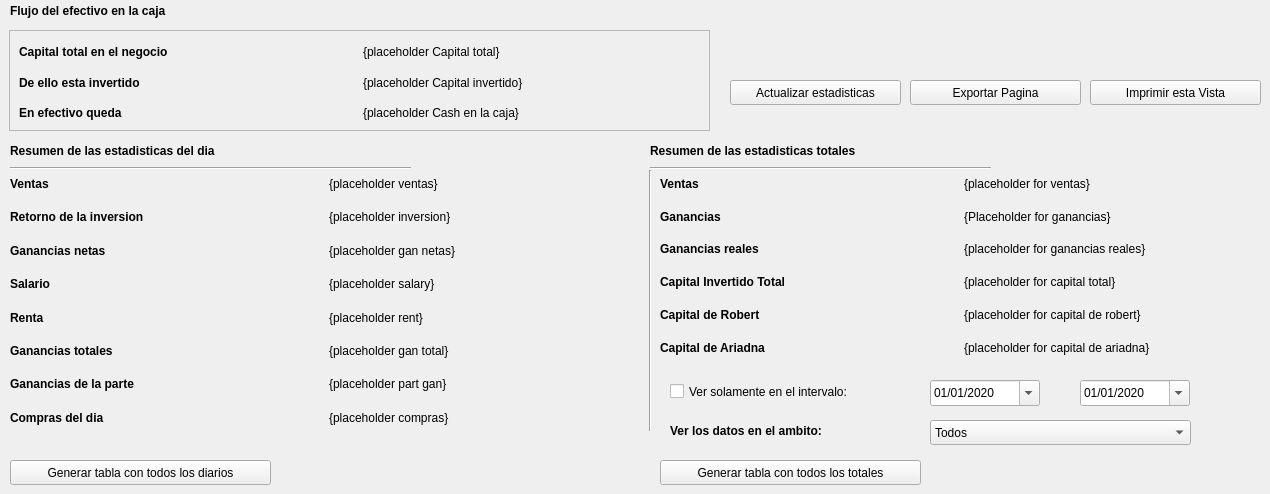
    <widget class="QWidget" name="tab_3">
     <attribute name="title">
      <string>Estadisticas</string>
     </attribute>
     <widget class="QWidget" name="verticalLayoutWidget">
      <property name="geometry">
       <rect>
        <x>660</x>
        <y>170</y>
        <width>601</width>
        <height>191</height>
       </rect>
      </property>
      <layout class="QVBoxLayout" name="verticalLayout">
       <item>
        <layout class="QHBoxLayout" name="horizontalLayout_12">
         <item>
          <widget class="QLabel" name="label_33">
           <property name="font">
            <font>
             <weight>75</weight>
             <bold>true</bold>
            </font>
           </property>
           <property name="text">
            <string>Ventas</string>
           </property>
          </widget>
         </item>
         <item>
          <widget class="QLabel" name="label_34">
           <property name="text">
            <string>{placeholder for ventas}</string>
           </property>
          </widget>
         </item>
        </layout>
       </item>
       <item>
        <layout class="QHBoxLayout" name="horizontalLayout_14">
         <item>
          <widget class="QLabel" name="label_37">
           <property name="font">
            <font>
             <weight>75</weight>
             <bold>true</bold>
            </font>
           </property>
           <property name="text">
            <string>Ganancias</string>
           </property>
          </widget>
         </item>
         <item>
          <widget class="QLabel" name="label_38">
           <property name="text">
            <string>{Placeholder for ganancias}</string>
           </property>
          </widget>
         </item>
        </layout>
       </item>
       <item>
        <layout class="QHBoxLayout" name="horizontalLayout_21">
         <item>
          <widget class="QLabel" name="label_41">
           <property name="font">
            <font>
             <weight>75</weight>
             <bold>true</bold>
            </font>
           </property>
           <property name="text">
            <string>Ganancias reales</string>
           </property>
          </widget>
         </item>
         <item>
          <widget class="QLabel" name="label_42">
           <property name="text">
            <string>{placeholder for ganancias reales}</string>
           </property>
          </widget>
         </item>
        </layout>
       </item>
       <item>
        <layout class="QHBoxLayout" name="horizontalLayout_16">
         <item>
          <widget class="QLabel" name="label_39">
           <property name="font">
            <font>
             <weight>75</weight>
             <bold>true</bold>
            </font>
           </property>
           <property name="text">
            <string>Capital Invertido Total</string>
           </property>
          </widget>
         </item>
         <item>
          <widget class="QLabel" name="label_40">
           <property name="text">
            <string>{placeholder for capital total}</string>
           </property>
          </widget>
         </item>
        </layout>
       </item>
       <item>
        <layout class="QHBoxLayout" name="horizontalLayout_22">
         <item>
          <widget class="QLabel" name="label_43">
           <property name="font">
            <font>
             <weight>75</weight>
             <bold>true</bold>
            </font>
           </property>
           <property name="text">
            <string>Capital de Robert</string>
           </property>
          </widget>
         </item>
         <item>
          <widget class="QLabel" name="label_44">
           <property name="text">
            <string>{placeholder for capital de robert}</string>
           </property>
          </widget>
         </item>
        </layout>
       </item>
       <item>
        <layout class="QHBoxLayout" name="horizontalLayout_13">
         <item>
          <widget class="QLabel" name="label_35">
           <property name="font">
            <font>
             <weight>75</weight>
             <bold>true</bold>
            </font>
           </property>
           <property name="text">
            <string>Capital de Ariadna</string>
           </property>
          </widget>
         </item>
         <item>
          <widget class="QLabel" name="label_36">
           <property name="text">
            <string>{placeholder for capital de ariadna}</string>
           </property>
          </widget>
         </item>
        </layout>
       </item>
      </layout>
     </widget>
     <widget class="QLabel" name="label_45">
      <property name="geometry">
       <rect>
        <x>10</x>
        <y>140</y>
        <width>251</width>
        <height>21</height>
       </rect>
      </property>
      <property name="font">
       <font>
        <weight>75</weight>
        <bold>true</bold>
       </font>
      </property>
      <property name="text">
       <string>Resumen de las estadisticas del dia</string>
      </property>
     </widget>
     <widget class="QWidget" name="verticalLayoutWidget_2">
      <property name="geometry">
       <rect>
        <x>10</x>
        <y>170</y>
        <width>631</width>
        <height>261</height>
       </rect>
      </property>
      <layout class="QVBoxLayout" name="verticalLayout_2">
       <item>
        <layout class="QHBoxLayout" name="horizontalLayout_24">
         <item>
          <widget class="QLabel" name="label_48">
           <property name="font">
            <font>
             <weight>75</weight>
             <bold>true</bold>
            </font>
           </property>
           <property name="text">
            <string>Ventas</string>
           </property>
          </widget>
         </item>
         <item>
          <widget class="QLabel" name="label_49">
           <property name="text">
            <string>{placeholder ventas}</string>
           </property>
          </widget>
         </item>
        </layout>
       </item>
       <item>
        <layout class="QHBoxLayout" name="horizontalLayout_23">
         <item>
          <widget class="QLabel" name="label_46">
           <property name="font">
            <font>
             <weight>75</weight>
             <bold>true</bold>
            </font>
           </property>
           <property name="text">
            <string>Retorno de la inversion</string>
           </property>
          </widget>
         </item>
         <item>
          <widget class="QLabel" name="label_47">
           <property name="text">
            <string>{placeholder inversion}</string>
           </property>
          </widget>
         </item>
        </layout>
       </item>
       <item>
        <layout class="QHBoxLayout" name="horizontalLayout_41">
         <item>
          <widget class="QLabel" name="label_52">
           <property name="font">
            <font>
             <weight>75</weight>
             <bold>true</bold>
            </font>
           </property>
           <property name="text">
            <string>Ganancias netas</string>
           </property>
          </widget>
         </item>
         <item>
          <widget class="QLabel" name="label_59">
           <property name="text">
            <string>{placeholder gan netas}</string>
           </property>
          </widget>
         </item>
        </layout>
       </item>
       <item>
        <layout class="QHBoxLayout" name="horizontalLayout_42">
         <item>
          <widget class="QLabel" name="label_60">
           <property name="font">
            <font>
             <weight>75</weight>
             <bold>true</bold>
            </font>
           </property>
           <property name="text">
            <string>Salario</string>
           </property>
          </widget>
         </item>
         <item>
          <widget class="QLabel" name="label_61">
           <property name="text">
            <string>{placeholder salary}</string>
           </property>
          </widget>
         </item>
        </layout>
       </item>
       <item>
        <layout class="QHBoxLayout" name="horizontalLayout_6">
         <item>
          <widget class="QLabel" name="label_16">
           <property name="font">
            <font>
             <weight>75</weight>
             <bold>true</bold>
            </font>
           </property>
           <property name="text">
            <string>Renta</string>
           </property>
          </widget>
         </item>
         <item>
          <widget class="QLabel" name="label_17">
           <property name="text">
            <string>{placeholder rent}</string>
           </property>
          </widget>
         </item>
        </layout>
       </item>
       <item>
        <layout class="QHBoxLayout" name="horizontalLayout_43">
         <item>
          <widget class="QLabel" name="label_62">
           <property name="font">
            <font>
             <weight>75</weight>
             <bold>true</bold>
            </font>
           </property>
           <property name="text">
            <string>Ganancias totales</string>
           </property>
          </widget>
         </item>
         <item>
          <widget class="QLabel" name="label_63">
           <property name="text">
            <string>{placeholder gan total}</string>
           </property>
          </widget>
         </item>
        </layout>
       </item>
       <item>
        <layout class="QHBoxLayout" name="horizontalLayout_44">
         <item>
          <widget class="QLabel" name="label_64">
           <property name="font">
            <font>
             <weight>75</weight>
             <bold>true</bold>
            </font>
           </property>
           <property name="text">
            <string>Ganancias de la parte</string>
           </property>
          </widget>
         </item>
         <item>
          <widget class="QLabel" name="label_65">
           <property name="text">
            <string>{placeholder part gan}</string>
           </property>
          </widget>
         </item>
        </layout>
       </item>
       <item>
        <layout class="QHBoxLayout" name="horizontalLayout_25">
         <item>
          <widget class="QLabel" name="label_50">
           <property name="font">
            <font>
             <weight>75</weight>
             <bold>true</bold>
            </font>
           </property>
           <property name="text">
            <string>Compras del dia</string>
           </property>
          </widget>
         </item>
         <item>
          <widget class="QLabel" name="label_51">
           <property name="text">
            <string>{placeholder compras}</string>
           </property>
          </widget>
         </item>
        </layout>
       </item>
      </layout>
     </widget>
     <widget class="QPushButton" name="pushButton">
      <property name="geometry">
       <rect>
        <x>730</x>
        <y>80</y>
        <width>171</width>
        <height>25</height>
       </rect>
      </property>
      <property name="text">
       <string>Actualizar estadisticas</string>
      </property>
     </widget>
     <widget class="QDateEdit" name="dateEdit">
      <property name="geometry">
       <rect>
        <x>930</x>
        <y>380</y>
        <width>110</width>
        <height>26</height>
       </rect>
      </property>
      <property name="displayFormat">
       <string>dd/MM/yyyy</string>
      </property>
      <property name="calendarPopup">
       <bool>true</bool>
      </property>
      <property name="date">
       <date>
        <year>2020</year>
        <month>1</month>
        <day>1</day>
       </date>
      </property>
     </widget>
     <widget class="QDateEdit" name="dateEdit_2">
      <property name="geometry">
       <rect>
        <x>1080</x>
        <y>380</y>
        <width>110</width>
        <height>26</height>
       </rect>
      </property>
      <property name="displayFormat">
       <string>dd/MM/yyyy</string>
      </property>
      <property name="calendarPopup">
       <bool>true</bool>
      </property>
      <property name="date">
       <date>
        <year>2020</year>
        <month>1</month>
        <day>1</day>
       </date>
      </property>
     </widget>
     <widget class="Line" name="line_4">
      <property name="geometry">
       <rect>
        <x>640</x>
        <y>170</y>
        <width>20</width>
        <height>261</height>
       </rect>
      </property>
      <property name="orientation">
       <enum>Qt::Vertical</enum>
      </property>
     </widget>
     <widget class="Line" name="line_5">
      <property name="geometry">
       <rect>
        <x>10</x>
        <y>160</y>
        <width>401</width>
        <height>16</height>
       </rect>
      </property>
      <property name="orientation">
       <enum>Qt::Horizontal</enum>
      </property>
     </widget>
     <widget class="QLabel" name="label_66">
      <property name="geometry">
       <rect>
        <x>650</x>
        <y>140</y>
        <width>251</width>
        <height>21</height>
       </rect>
      </property>
      <property name="font">
       <font>
        <weight>75</weight>
        <bold>true</bold>
       </font>
      </property>
      <property name="text">
       <string>Resumen de las estadisticas totales</string>
      </property>
     </widget>
     <widget class="Line" name="line_6">
      <property name="geometry">
       <rect>
        <x>650</x>
        <y>160</y>
        <width>341</width>
        <height>16</height>
       </rect>
      </property>
      <property name="orientation">
       <enum>Qt::Horizontal</enum>
      </property>
     </widget>
     <widget class="QCheckBox" name="checkBox">
      <property name="geometry">
       <rect>
        <x>670</x>
        <y>380</y>
        <width>231</width>
        <height>23</height>
       </rect>
      </property>
      <property name="text">
       <string>Ver solamente en el intervalo:</string>
      </property>
     </widget>
     <widget class="QPushButton" name="pushButton_2">
      <property name="geometry">
       <rect>
        <x>660</x>
        <y>460</y>
        <width>261</width>
        <height>25</height>
       </rect>
      </property>
      <property name="text">
       <string>Generar tabla con todos los totales</string>
      </property>
     </widget>
     <widget class="QPushButton" name="pushButton_3">
      <property name="geometry">
       <rect>
        <x>10</x>
        <y>460</y>
        <width>261</width>
        <height>25</height>
       </rect>
      </property>
      <property name="text">
       <string>Generar tabla con todos los diarios</string>
      </property>
     </widget>
     <widget class="QLabel" name="label_67">
      <property name="geometry">
       <rect>
        <x>670</x>
        <y>420</y>
        <width>251</width>
        <height>21</height>
       </rect>
      </property>
      <property name="font">
       <font>
        <weight>75</weight>
        <bold>true</bold>
       </font>
      </property>
      <property name="text">
       <string>Ver los datos en el ambito: </string>
      </property>
     </widget>
     <widget class="QComboBox" name="comboBox">
      <property name="geometry">
       <rect>
        <x>930</x>
        <y>420</y>
        <width>261</width>
        <height>25</height>
       </rect>
      </property>
      <item>
       <property name="text">
        <string>Todos</string>
       </property>
      </item>
      <item>
       <property name="text">
        <string>Diario</string>
       </property>
      </item>
      <item>
       <property name="text">
        <string>Semanal</string>
       </property>
      </item>
      <item>
       <property name="text">
        <string>Mensual</string>
       </property>
      </item>
      <item>
       <property name="text">
        <string>Anual</string>
       </property>
      </item>
     </widget>
     <widget class="QFrame" name="frame">
      <property name="geometry">
       <rect>
        <x>9</x>
        <y>30</y>
        <width>701</width>
        <height>101</height>
       </rect>
      </property>
      <property name="frameShape">
       <enum>QFrame::StyledPanel</enum>
      </property>
      <property name="frameShadow">
       <enum>QFrame::Raised</enum>
      </property>
      <widget class="QWidget" name="verticalLayoutWidget_3">
       <property name="geometry">
        <rect>
         <x>10</x>
         <y>10</y>
         <width>681</width>
         <height>85</height>
        </rect>
       </property>
       <layout class="QVBoxLayout" name="verticalLayout_5">
        <item>
         <layout class="QHBoxLayout" name="horizontalLayout_46">
          <item>
           <widget class="QLabel" name="label_70">
            <property name="font">
             <font>
              <weight>75</weight>
              <bold>true</bold>
             </font>
            </property>
            <property name="text">
             <string>Capital total en el negocio</string>
            </property>
           </widget>
          </item>
          <item>
           <widget class="QLabel" name="label_71">
            <property name="text">
             <string>{placeholder Capital total}</string>
            </property>
           </widget>
          </item>
         </layout>
        </item>
        <item>
         <layout class="QHBoxLayout" name="horizontalLayout_45">
          <item>
           <widget class="QLabel" name="label_68">
            <property name="font">
             <font>
              <weight>75</weight>
              <bold>true</bold>
             </font>
            </property>
            <property name="text">
             <string>De ello esta invertido</string>
            </property>
           </widget>
          </item>
          <item>
           <widget class="QLabel" name="label_69">
            <property name="text">
             <string>{placeholder Capital invertido}</string>
            </property>
           </widget>
          </item>
         </layout>
        </item>
        <item>
         <layout class="QHBoxLayout" name="horizontalLayout_47">
          <item>
           <widget class="QLabel" name="label_72">
            <property name="font">
             <font>
              <weight>75</weight>
              <bold>true</bold>
             </font>
            </property>
            <property name="text">
             <string>En efectivo queda</string>
            </property>
           </widget>
          </item>
          <item>
           <widget class="QLabel" name="label_73">
            <property name="text">
             <string>{placeholder Cash en la caja}</string>
            </property>
           </widget>
          </item>
         </layout>
        </item>
       </layout>
      </widget>
     </widget>
     <widget class="QLabel" name="label_74">
      <property name="geometry">
       <rect>
        <x>10</x>
        <y>0</y>
        <width>251</width>
        <height>21</height>
       </rect>
      </property>
      <property name="font">
       <font>
        <weight>75</weight>
        <bold>true</bold>
       </font>
      </property>
      <property name="text">
       <string>Flujo del efectivo en la caja</string>
      </property>
     </widget>
     <widget class="QPushButton" name="pushButton_4">
      <property name="geometry">
       <rect>
        <x>910</x>
        <y>80</y>
        <width>171</width>
        <height>25</height>
       </rect>
      </property>
      <property name="text">
       <string>Exportar Pagina</string>
      </property>
     </widget>
     <widget class="QPushButton" name="pushButton_5">
      <property name="geometry">
       <rect>
        <x>1090</x>
        <y>80</y>
        <width>171</width>
        <height>25</height>
       </rect>
      </property>
      <property name="text">
       <string>Imprimir esta Vista</string>
      </property>
     </widget>
    </widget>
